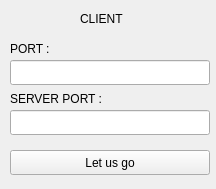
<?xml version="1.0" encoding="UTF-8"?>
<ui version="4.0">
 <class>MainWindow</class>
 <widget class="QMainWindow" name="MainWindow">
  <property name="geometry">
   <rect>
    <x>0</x>
    <y>0</y>
    <width>216</width>
    <height>189</height>
   </rect>
  </property>
  <property name="minimumSize">
   <size>
    <width>216</width>
    <height>189</height>
   </size>
  </property>
  <property name="maximumSize">
   <size>
    <width>216</width>
    <height>189</height>
   </size>
  </property>
  <property name="windowTitle">
   <string>MainWindow</string>
  </property>
  <widget class="QWidget" name="centralWidget">
   <widget class="QLineEdit" name="inputPort">
    <property name="geometry">
     <rect>
      <x>10</x>
      <y>60</y>
      <width>200</width>
      <height>25</height>
     </rect>
    </property>
   </widget>
   <widget class="QPushButton" name="startButton">
    <property name="geometry">
     <rect>
      <x>10</x>
      <y>150</y>
      <width>200</width>
      <height>25</height>
     </rect>
    </property>
    <property name="text">
     <string>Let us go</string>
    </property>
   </widget>
   <widget class="QLabel" name="label">
    <property name="geometry">
     <rect>
      <x>10</x>
      <y>40</y>
      <width>67</width>
      <height>17</height>
     </rect>
    </property>
    <property name="text">
     <string>PORT :</string>
    </property>
   </widget>
   <widget class="QLabel" name="label_2">
    <property name="geometry">
     <rect>
      <x>80</x>
      <y>10</y>
      <width>51</width>
      <height>17</height>
     </rect>
    </property>
    <property name="text">
     <string>CLIENT</string>
    </property>
   </widget>
   <widget class="QLabel" name="label_3">
    <property name="geometry">
     <rect>
      <x>10</x>
      <y>90</y>
      <width>111</width>
      <height>17</height>
     </rect>
    </property>
    <property name="text">
     <string>SERVER PORT :</string>
    </property>
   </widget>
   <widget class="QLineEdit" name="inputServerPort">
    <property name="geometry">
     <rect>
      <x>10</x>
      <y>110</y>
      <width>200</width>
      <height>25</height>
     </rect>
    </property>
   </widget>
  </widget>
 </widget>
 <layoutdefault spacing="6" margin="11"/>
 <resources/>
 <connections/>
</ui>
